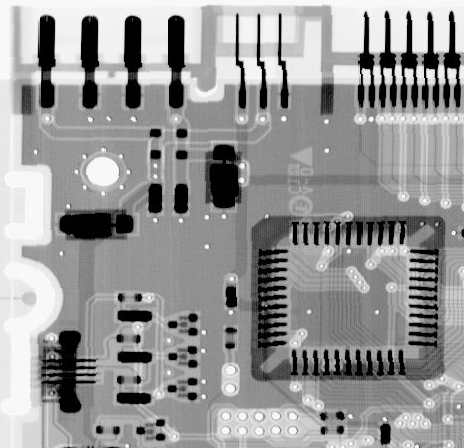
#> input picture 01-topics/mean-filter-image-smoothing/images/Fig0507(a)(ckt-board-orig).tif, 464 x 448 px
$ python run_lab.py
#> lines starting #> are read from the running program, lines starting #| are printed output that depends on the picture
from __future__ import annotations

import json
import math
from pathlib import Path
from typing import Iterable

import numpy as np
from numpy.lib.stride_tricks import sliding_window_view
from PIL import Image, ImageDraw, ImageFont, ImageOps


TOPIC_DIR = Path(__file__).resolve().parent
IMAGE_DIR = TOPIC_DIR / "images"
OUTPUT_DIR = TOPIC_DIR / "output"
FIGURE_DIR = OUTPUT_DIR / "figures"
METRICS_PATH = OUTPUT_DIR / "metrics.json"

RNG = np.random.default_rng(20260426)


def ensure_dirs() -> None:
    FIGURE_DIR.mkdir(parents=True, exist_ok=True)


def load_gray_image(path: Path) -> np.ndarray:
    with Image.open(path) as image:
        return np.asarray(image.convert("L"), dtype=np.float64) / 255.0


def save_gray_image(path: Path, image: np.ndarray) -> None:
    clipped = np.clip(image, 0.0, 1.0)
    Image.fromarray(np.round(clipped * 255).astype(np.uint8), mode="L").save(path)


def arr_to_pil(image: np.ndarray) -> Image.Image:
    clipped = np.clip(image, 0.0, 1.0)
    return Image.fromarray(np.round(clipped * 255).astype(np.uint8), mode="L").convert("RGB")


def wrap_text(text: str, width: int) -> list[str]:
    words = text.split()
    if not words:
        return [""]
    lines: list[str] = []
    current = words[0]
    for word in words[1:]:
        trial = f"{current} {word}"
        if len(trial) <= width:
            current = trial
        else:
            lines.append(current)
            current = word
    lines.append(current)
    return lines


def make_labeled_tile(
    image: Image.Image,
    label: str,
    cell_width: int = 240,
    image_height: int = 180,
) -> Image.Image:
    font = ImageFont.load_default()
    lines = wrap_text(label, 24)
    title_height = 18 * len(lines) + 10
    tile = Image.new("RGB", (cell_width, image_height + title_height + 12), "white")
    padded = ImageOps.contain(image, (cell_width - 18, image_height - 18))
    x = (cell_width - padded.width) // 2
    y = title_height + (image_height - padded.height) // 2
    tile.paste(padded, (x, y))
    tile = ImageOps.expand(tile, border=1, fill="#B8BCC2")
    draw = ImageDraw.Draw(tile)
    text_y = 6
    for line in lines:
        bbox = draw.textbbox((0, 0), line, font=font)
        text_x = (tile.width - (bbox[2] - bbox[0])) // 2
        draw.text((text_x, text_y), line, fill="black", font=font)
        text_y += 14
    return tile


def make_panel(
    title: str,
    items: Iterable[tuple[str, Image.Image]],
    columns: int,
    out_path: Path,
    subtitle: str | None = None,
) -> None:
    item_list = list(items)
    if not item_list:
        raise ValueError("No panel items were provided.")

    tiles = [make_labeled_tile(image, label) for label, image in item_list]
    rows = math.ceil(len(tiles) / columns)
    tile_w = tiles[0].width
    tile_h = tiles[0].height
    gutter = 14
    title_height = 46 if subtitle else 30
    canvas_w = columns * tile_w + (columns + 1) * gutter
    canvas_h = rows * tile_h + (rows + 1) * gutter + title_height
    canvas = Image.new("RGB", (canvas_w, canvas_h), "white")
    draw = ImageDraw.Draw(canvas)
    font = ImageFont.load_default()

    draw.text((gutter, 8), title, fill="black", font=font)
    if subtitle:
        draw.text((gutter, 24), subtitle, fill="#444444", font=font)

    for index, tile in enumerate(tiles):
        row = index // columns
        col = index % columns
        x = gutter + col * (tile_w + gutter)
        y = title_height + gutter + row * (tile_h + gutter)
        canvas.paste(tile, (x, y))

    canvas.save(out_path)


def convolve(image: np.ndarray, kernel: np.ndarray) -> np.ndarray:
    kh, kw = kernel.shape
    pad_h = kh // 2
    pad_w = kw // 2
    padded = np.pad(image, ((pad_h, pad_h), (pad_w, pad_w)), mode="edge")
    windows = sliding_window_view(padded, (kh, kw))
    return np.tensordot(windows, kernel, axes=((2, 3), (0, 1)))


def arithmetic_mean_filter(image: np.ndarray, size: int) -> np.ndarray:
    kernel = np.full((size, size), 1.0 / (size * size), dtype=np.float64)
    return convolve(image, kernel)


def pascal_row(size: int) -> np.ndarray:
    row = [1]
    for _ in range(size - 1):
        row = [1] + [row[i] + row[i + 1] for i in range(len(row) - 1)] + [1]
    return np.asarray(row, dtype=np.float64)


def weighted_mean_kernel(size: int) -> np.ndarray:
    row = pascal_row(size)
    kernel = np.outer(row, row)
    return kernel / kernel.sum()


def weighted_mean_filter(image: np.ndarray, size: int) -> np.ndarray:
    return convolve(image, weighted_mean_kernel(size))


def gaussian_kernel(size: int, sigma: float) -> np.ndarray:
    radius = size // 2
    axis = np.arange(-radius, radius + 1, dtype=np.float64)
    xx, yy = np.meshgrid(axis, axis)
    kernel = np.exp(-(xx**2 + yy**2) / (2.0 * sigma**2))
    kernel /= kernel.sum()
    return kernel


def gaussian_filter(image: np.ndarray, size: int, sigma: float) -> np.ndarray:
    return convolve(image, gaussian_kernel(size, sigma))


def geometric_mean_filter(image: np.ndarray, size: int) -> np.ndarray:
    eps = 1e-6
    pad = size // 2
    padded = np.pad(image, ((pad, pad), (pad, pad)), mode="edge")
    windows = sliding_window_view(padded, (size, size))
    return np.exp(np.mean(np.log(windows + eps), axis=(2, 3)))


def harmonic_mean_filter(image: np.ndarray, size: int) -> np.ndarray:
    eps = 1e-6
    pad = size // 2
    padded = np.pad(image, ((pad, pad), (pad, pad)), mode="edge")
    windows = sliding_window_view(padded, (size, size))
    return (size * size) / np.sum(1.0 / (windows + eps), axis=(2, 3))


def contra_harmonic_mean_filter(image: np.ndarray, size: int, q: float) -> np.ndarray:
    eps = 1e-6
    pad = size // 2
    padded = np.pad(image, ((pad, pad), (pad, pad)), mode="edge")
    windows = sliding_window_view(padded, (size, size))
    numerator = np.sum((windows + eps) ** (q + 1.0), axis=(2, 3))
    denominator = np.sum((windows + eps) ** q, axis=(2, 3))
    return numerator / (denominator + eps)


def bilateral_filter(
    image: np.ndarray,
    size: int = 5,
    sigma_space: float = 2.0,
    sigma_range: float = 0.1,
) -> np.ndarray:
    radius = size // 2
    axis = np.arange(-radius, radius + 1, dtype=np.float64)
    xx, yy = np.meshgrid(axis, axis)
    spatial = np.exp(-(xx**2 + yy**2) / (2.0 * sigma_space**2))

    padded = np.pad(image, ((radius, radius), (radius, radius)), mode="edge")
    windows = sliding_window_view(padded, (size, size))
    center = image[:, :, None, None]
    range_weights = np.exp(-((windows - center) ** 2) / (2.0 * sigma_range**2))
    weights = spatial[None, None, :, :] * range_weights
    return np.sum(weights * windows, axis=(2, 3)) / np.sum(weights, axis=(2, 3))


def add_gaussian_noise(image: np.ndarray, variance: float) -> np.ndarray:
    sigma = math.sqrt(variance)
    noisy = image + RNG.normal(0.0, sigma, image.shape)
    return np.clip(noisy, 0.0, 1.0)


def mse(reference: np.ndarray, image: np.ndarray) -> float:
    return float(np.mean((reference - image) ** 2))


def psnr(reference: np.ndarray, image: np.ndarray) -> float:
    error = mse(reference, image)
    if error <= 1e-12:
        return 99.0
    return float(10.0 * math.log10(1.0 / error))


def kernel_surface_image(kernel: np.ndarray, title: str) -> Image.Image:
    width, height = 360, 220
    canvas = Image.new("RGB", (width, height), "white")
    draw = ImageDraw.Draw(canvas)
    font = ImageFont.load_default()
    draw.text((8, 6), title, fill="black", font=font)

    tile_w = 28
    tile_h = 14
    height_scale = 110.0 / kernel.max()
    origin_x = 180
    origin_y = 160

    def iso(x: float, y: float, z: float) -> tuple[int, int]:
        sx = origin_x + int((x - y) * tile_w)
        sy = origin_y + int((x + y) * tile_h / 2 - z)
        return sx, sy

    norm = kernel / kernel.max()
    cells: list[tuple[int, int, float]] = []
    for row in range(kernel.shape[0]):
        for col in range(kernel.shape[1]):
            cells.append((row, col, norm[row, col]))
    cells.sort(key=lambda item: item[0] + item[1])

    for row, col, value in cells:
        z = value * height_scale
        top = [iso(col, row, z), iso(col + 1, row, z), iso(col + 1, row + 1, z), iso(col, row + 1, z)]
        left = [iso(col, row + 1, 0), iso(col, row + 1, z), iso(col, row, z), iso(col, row, 0)]
        right = [iso(col + 1, row, 0), iso(col + 1, row, z), iso(col + 1, row + 1, z), iso(col + 1, row + 1, 0)]

        shade = int(120 + 100 * value)
        top_color = (shade, shade, 255)
        left_color = (max(0, shade - 40), max(0, shade - 40), 200)
        right_color = (max(0, shade - 20), max(0, shade - 20), 225)

        draw.polygon(left, fill=left_color, outline="#5A5A7A")
        draw.polygon(right, fill=right_color, outline="#5A5A7A")
        draw.polygon(top, fill=top_color, outline="#4A4A66")

        value_text = f"{kernel[row, col]:.3f}"
        bbox = draw.textbbox((0, 0), value_text, font=font)
        tx = (top[0][0] + top[2][0] - (bbox[2] - bbox[0])) // 2
        ty = (top[0][1] + top[2][1] - (bbox[3] - bbox[1])) // 2
        draw.text((tx, ty), value_text, fill="black", font=font)

    return canvas


def heatmap_image(kernel: np.ndarray, title: str) -> Image.Image:
    size = 260
    canvas = Image.new("RGB", (size, size + 24), "white")
    draw = ImageDraw.Draw(canvas)
    font = ImageFont.load_default()
    draw.text((8, 6), title, fill="black", font=font)

    grid_top = 28
    grid_size = size - 24
    cell = grid_size // kernel.shape[0]
    kernel_norm = kernel / kernel.max()
    for row in range(kernel.shape[0]):
        for col in range(kernel.shape[1]):
            value = kernel[row, col]
            shade = int(255 - 180 * kernel_norm[row, col])
            color = (shade, shade, 255)
            x0 = col * cell + 8
            y0 = row * cell + grid_top
            x1 = x0 + cell
            y1 = y0 + cell
            draw.rectangle((x0, y0, x1, y1), fill=color, outline="#666688")
            text = f"{value:.3f}"
            bbox = draw.textbbox((0, 0), text, font=font)
            tx = x0 + (cell - (bbox[2] - bbox[0])) // 2
            ty = y0 + (cell - (bbox[3] - bbox[1])) // 2
            draw.text((tx, ty), text, fill="black", font=font)
    return canvas


def save_task_figure(
    filename: str,
    title: str,
    images: Iterable[tuple[str, np.ndarray | Image.Image]],
    columns: int,
    subtitle: str | None = None,
) -> None:
    panel_items: list[tuple[str, Image.Image]] = []
    for label, image in images:
        panel_items.append((label, image if isinstance(image, Image.Image) else arr_to_pil(image)))
    make_panel(title, panel_items, columns, FIGURE_DIR / filename, subtitle=subtitle)


def run() -> None:
    ensure_dirs()

    fig0507a = load_gray_image(IMAGE_DIR / "Fig0507(a)(ckt-board-orig).tif")
#> in load_gray_image, image is the input picture: PIL image 464x448 L; min 0, max 255, mean 150.8
    fig0507b = load_gray_image(IMAGE_DIR / "Fig0507(b)(ckt-board-gauss-var-400).tif")
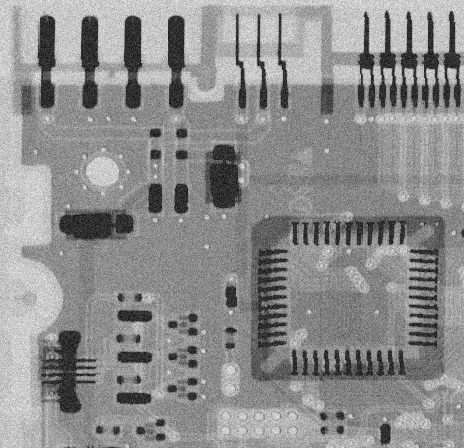
#> input picture 01-topics/mean-filter-image-smoothing/images/Fig0507(b)(ckt-board-gauss-var-400).tif, 464 x 448 px
#> in load_gray_image, image is the input picture: PIL image 464x448 L; min 0, max 255, mean 141.7
    fig0508a = load_gray_image(IMAGE_DIR / "Fig0508(a)(circuit-board-pepper-prob-pt1).tif")
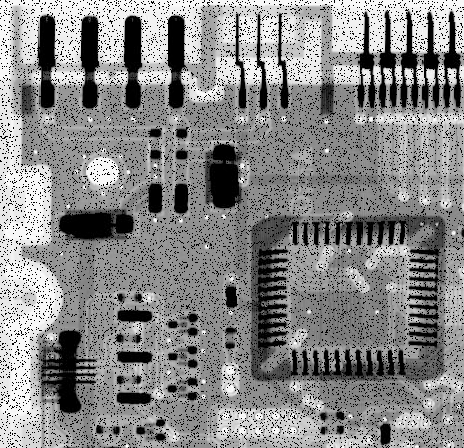
#> input picture 01-topics/mean-filter-image-smoothing/images/Fig0508(a)(circuit-board-pepper-prob-pt1).tif, 464 x 448 px
#> in load_gray_image, image is the input picture: PIL image 464x448 L; min 0, max 255, mean 135.7
    fig0508b = load_gray_image(IMAGE_DIR / "Fig0508(b)(circuit-board-salt-prob-pt1).tif")
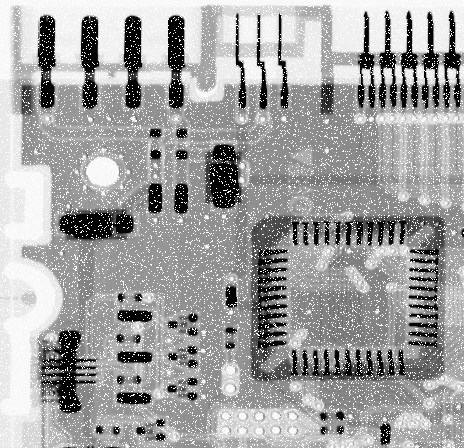
#> input picture 01-topics/mean-filter-image-smoothing/images/Fig0508(b)(circuit-board-salt-prob-pt1).tif, 464 x 448 px
#> in load_gray_image, image is the input picture: PIL image 464x448 L; min 0, max 255, mean 161.2
    fig0512b = load_gray_image(IMAGE_DIR / "Fig0512(b)(ckt-uniform-plus-saltpepr-prob-pt1).tif")
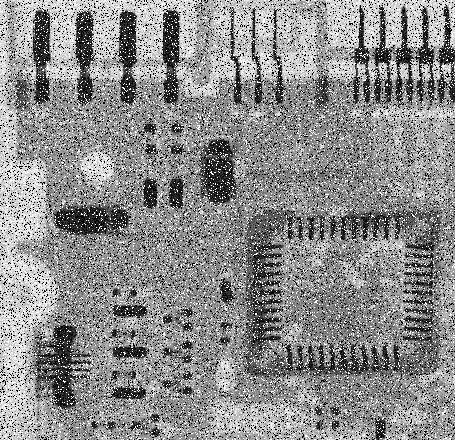
#> input picture 01-topics/mean-filter-image-smoothing/images/Fig0512(b)(ckt-uniform-plus-saltpepr-prob-pt1).tif, 455 x 440 px
#> in load_gray_image, image is the input picture: PIL image 455x440 L; min 0, max 255, mean 140.1

    metrics: dict[str, object] = {
        "task1": {},
        "task2": {},
        "task3": {},
        "task4": {},
        "task5": {},
        "task6": {},
    }

    same_sigma = 1.0
    size_list = [3, 5, 7]
    sigma_list = [0.6, 1.0, 1.6]
    fixed_size = 5

    task1_size_images = [("Noisy Fig0507(b)", fig0507b)]
    task1_sigma_images = [("Noisy Fig0507(b)", fig0507b)]
    task1_kernel_items: list[tuple[str, Image.Image]] = []
    task1_heatmap_items: list[tuple[str, Image.Image]] = []
    task1_metrics: dict[str, dict[str, float]] = {}

    for size in size_list:
        kernel = gaussian_kernel(size, same_sigma)
        filtered = gaussian_filter(fig0507b, size, same_sigma)
        key = f"size_{size}_sigma_{same_sigma:.1f}"
        task1_metrics[key] = {
            "psnr_vs_orig": round(psnr(fig0507a, filtered), 4),
            "mse_vs_orig": round(mse(fig0507a, filtered), 6),
        }
        task1_size_images.append((f"{size}x{size}, sigma=1.0\nPSNR={psnr(fig0507a, filtered):.2f} dB", filtered))
        task1_kernel_items.append((f"{size}x{size}, sigma=1.0", kernel_surface_image(kernel, f"{size}x{size}, sigma=1.0")))
        task1_heatmap_items.append((f"{size}x{size}, sigma=1.0", heatmap_image(kernel, f"{size}x{size} heatmap")))
#> this loop made 3 passes
#> after the loop, task1_heatmap_items = 3 items; task1_kernel_items = 3 items; task1_metrics = 3 items; task1_size_images = 4 items

    for sigma in sigma_list:
        kernel = gaussian_kernel(fixed_size, sigma)
        filtered = gaussian_filter(fig0507b, fixed_size, sigma)
        key = f"size_{fixed_size}_sigma_{sigma:.1f}"
        task1_metrics[key] = {
            "psnr_vs_orig": round(psnr(fig0507a, filtered), 4),
            "mse_vs_orig": round(mse(fig0507a, filtered), 6),
        }
        task1_sigma_images.append((f"5x5, sigma={sigma:.1f}\nPSNR={psnr(fig0507a, filtered):.2f} dB", filtered))
#> this loop made 3 passes
#> after the loop, task1_metrics = 5 items; task1_sigma_images = 4 items

    metrics["task1"] = task1_metrics

    make_panel(
        "Task 1A - Gaussian kernel surface views",
        task1_kernel_items,
        columns=3,
        out_path=FIGURE_DIR / "task1_kernel_surface.png",
        subtitle="Different template sizes with the same sigma = 1.0",
    )
#> in make_panel, `item_list = list(items)`: item_list = 3 items
#> the loop in make_labeled_tile, `for line in lines:` made 1 pass
#> (bbox, text_x) on pass 1: ((0, 2, 68, 12), 87)
#> after the loop in make_labeled_tile, `for line in lines:`: text_y = 20
#> the loop in make_labeled_tile (call 2), `for line in lines:` made 1 pass
#> in make_panel, `tiles = [make_labeled_tile(image, label) for label, image in item_list]`: tiles = 3 items
#> in make_panel, `rows = math.ceil(len(tiles) / columns)`: rows = 1
#> in make_panel, `canvas_h = rows * tile_h + (rows + 1) * gutter + title_height`: canvas_h = 296
#> the loop in make_panel, `for index, tile in enumerate(tiles):` made 3 passes
#> x on passes 1 to 3: 14, 270, 526
#> after the loop in make_panel, `for index, tile in enumerate(tiles):`:
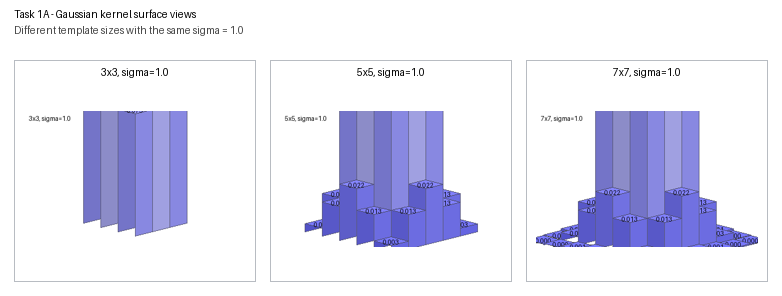
#> canvas: PIL image 782x296 RGB; mean R, G, B 226.4, 226.5, 243.3
    make_panel(
        "Task 1B - Gaussian kernel heatmaps",
        task1_heatmap_items,
        columns=3,
        out_path=FIGURE_DIR / "task1_kernel_heatmap.png",
        subtitle="Coefficient distributions for the same sigma = 1.0",
    )
#> call 4 of make_labeled_tile, with label = '3x3, sigma=1.0', cell_width = 240, image_height = 180
#> in make_labeled_tile (call 4), `tile = ImageOps.expand(tile, border=1, fill="#B8BCC2")`:
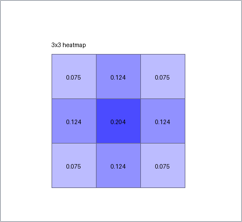
#> tile: PIL image 242x222 RGB; mean R, G, B 219.5, 219.6, 251.4
#> the loop in make_labeled_tile (call 4), `for line in lines:` made 1 pass
#> after the loop in make_labeled_tile (call 4), `for line in lines:`: text_y = 20
#> in make_labeled_tile (call 5), `padded = ImageOps.contain(image, (cell_width - 18, image_height - 18))`:
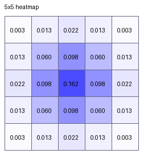
#> padded: PIL image 148x162 RGB; mean R, G, B 212.1, 212.1, 244.1
#> (the rest of the program and of its run is left out)
